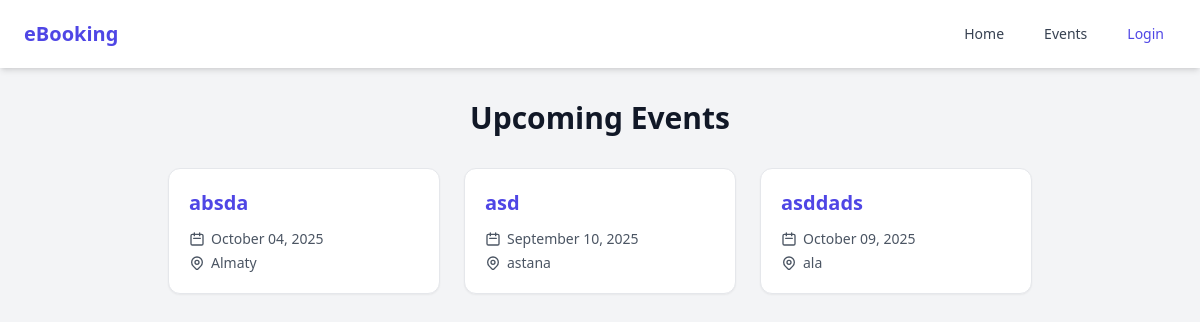
The app's page /events with its own data.
### app/models.py (models this page shows, shortened)
class Event(db.Model):
    event_id: so.Mapped[int] = so.mapped_column(primary_key=True)
    title: so.Mapped[str] = so.mapped_column(sa.String(128), index=True, unique=True)
    description: so.Mapped[str] = so.mapped_column(sa.String(256), index=True)
    date: so.Mapped[datetime.date] = so.mapped_column(sa.Date)
    time: so.Mapped[datetime.time] = so.mapped_column(sa.Time, nullable=False)
    location: so.Mapped[str] = so.mapped_column(sa.String(30))
    total_seats: so.Mapped[int] = so.mapped_column()
    seats_left: so.Mapped[int] = so.mapped_column(default=0)
    created_by: so.Mapped[str] = so.mapped_column(sa.String(64))
    bookings: so.Mapped[list["Booking"]] = so.relationship(back_populates="event",
                                                           cascade="all, delete-orphan")

### app/routes.py (the view)
@app.route('/events')
def events():
    events = Event.query.all()
    return render_template('events.html', events=events)

### app/templates/events.html (shortened to what this page needs)
{% extends 'base.html' %}
{% block content %}
<div class="max-w-4xl mx-auto px-4">
    <h1 class="text-3xl font-bold text-gray-900 mb-8 text-center">Upcoming Events</h1>
    {% if events %}
        <div class="grid grid-cols-1 md:grid-cols-2 lg:grid-cols-3 gap-6">
            {% for event in events %}
            <a href="{{ url_for('event_detail', event_id=event.event_id) }}"
               class="block bg-white rounded-xl shadow-sm hover:shadow-md transition-shadow duration-300 ease-in-out overflow-hidden border border-gray-200">
                <div class="p-5">
                    <h2 class="text-xl font-semibold text-indigo-600 hover:text-indigo-800 transition-colors duration-200 mb-2">
                        {{ event.title }}
                    </h2>
                    <div class="flex items-center text-gray-600 text-sm mt-3">
                        <svg xmlns="http://www.w3.org/2000/svg" class="h-4 w-4 mr-1.5" fill="none" viewBox="0 0 24 24" stroke="currentColor">
                            <path stroke-linecap="round" stroke-linejoin="round" stroke-width="2" d="M8 7V3m8 4V3m-9 8h10M5 21h14a2 2 0 002-2V7a2 2 0 00-2-2H5a2 2 0 00-2 2v12a2 2 0 002 2z" />
                        </svg>
                        <span>{{ event.date.strftime('%B %d, %Y') if event.date else 'Date TBD' }}</span>
                    </div>
                    <div class="flex items-center text-gray-600 text-sm mt-1">
                        <span>{{ event.location or 'Location TBD' }}</span>
                    </div>
                </div>
            </a>
            {% endfor %}
        </div>
    {% endif %}
</div>
{% endblock %}

### records on screen
Event: title "absda", date "October 04, 2025", location "Almaty"
Event: title "asd", date "September 10, 2025", location "astana"
Event: title "asddads", date "October 09, 2025", location "ala"
